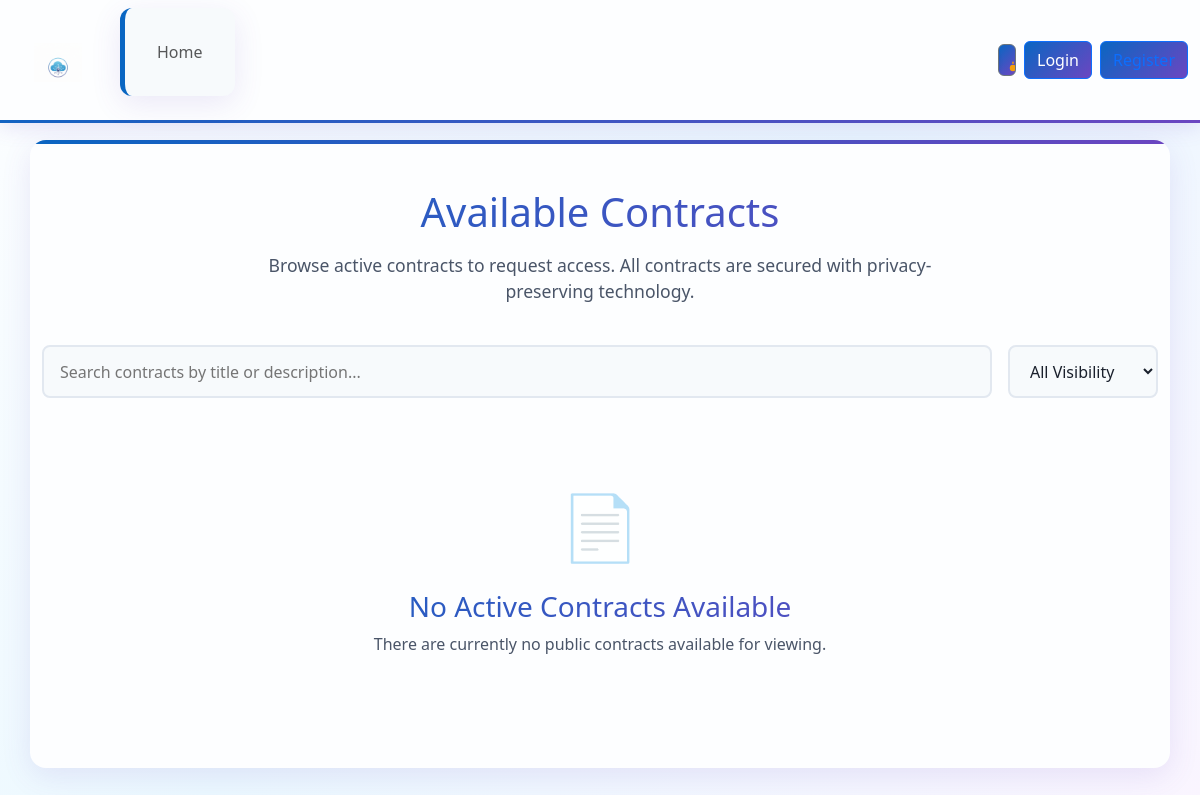
/contracts/public/, run on an earlier commit of the app's database.
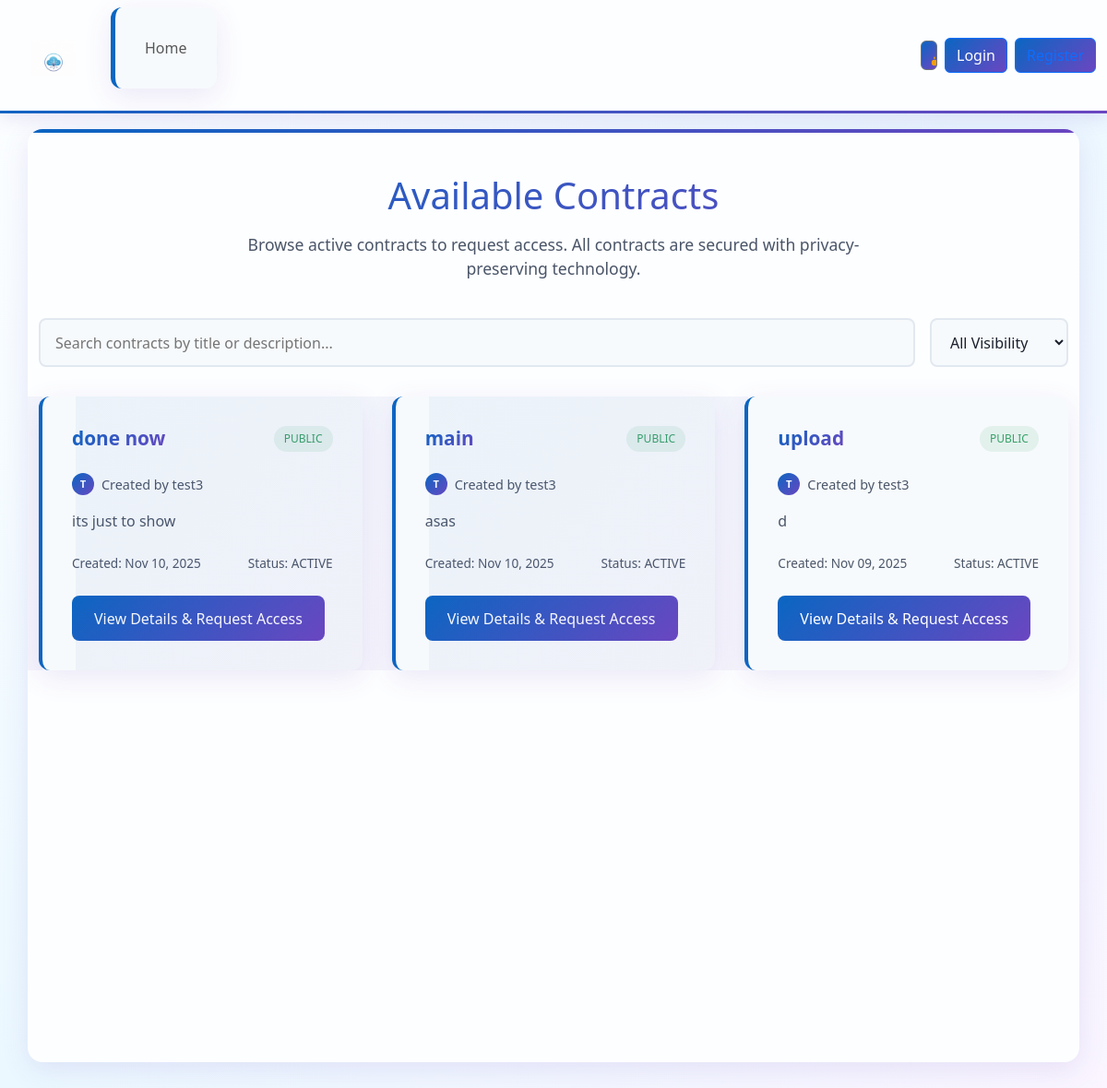
And on a later commit of the database.
### contracts/models.py (models this page shows, shortened)
class Contract(models.Model):
    STATUS_CHOICES = (
        ('DRAFT', 'Draft'),
        ('PENDING_CONFIRMATION', 'Pending Confirmation'),
        ('ACTIVE', 'Active'),
        ('ARCHIVED', 'Archived'),
    )
    VISIBILITY_CHOICES = (
        ('PUBLIC', 'Public'),
        ('PRIVATE', 'Private'),
    )
    id = models.AutoField(primary_key=True)
    owner = models.ForeignKey(settings.AUTH_USER_MODEL, on_delete=models.CASCADE, related_name='contracts')
    title = models.CharField(max_length=255)
    description = models.TextField(blank=True)
    policy = models.JSONField(default=dict, blank=True)
    owner_accepted = models.BooleanField(default=False)
    second_party = models.ForeignKey(settings.AUTH_USER_MODEL, on_delete=models.SET_NULL, null=True, blank=True, related_name='received_contracts')
    second_party_accepted = models.BooleanField(default=False)
    visibility = models.CharField(max_length=20, choices=VISIBILITY_CHOICES, default='PUBLIC')
    allowed_companies = models.ManyToManyField('users.UserProfile', blank=True, related_name='allowed_contracts', help_text="Companies allowed to view this private contract")
    status = models.CharField(max_length=20, choices=STATUS_CHOICES, default='DRAFT')
    created_at = models.DateTimeField(auto_now_add=True)
    updated_at = models.DateTimeField(auto_now=True)
    class Meta:
        ordering = ('-created_at',)

### contracts/views.py (the view)
# urls.py: path('public/', views.PublicContractsView.as_view(), name='public'),
class PublicContractsView(ListView):
    model = Contract
    template_name = 'contracts/public_contracts.html'
    context_object_name = 'contracts'
    paginate_by = 12
    def get_queryset(self):
        user = self.request.user
        qs = Contract.objects.filter(status='ACTIVE') # Only show active contracts
        if user.is_authenticated:
            try:
                profile = user.userprofile
                qs = qs.filter(
                    models.Q(visibility='PUBLIC') |
                    models.Q(visibility='PRIVATE', allowed_companies=profile)
                )
            except UserProfile.DoesNotExist:
                qs = qs.filter(visibility='PUBLIC')
        else:
            qs = qs.filter(visibility='PUBLIC')
        return qs

### templates/contracts/public_contracts.html (shortened to what this page needs)
{% extends 'base.html' %}
{% load static %}
{% block content %}
<div class="public-contracts-header">
    <h1>Available Contracts</h1>
    <p>Browse active contracts to request access. All contracts are secured with privacy-preserving technology.</p>
</div>
<div class="search-filter-container">
    <div class="search-box">
        <input type="text" id="contractSearch" placeholder="Search contracts by title or description...">
    </div>
    <div class="filter-dropdown">
        <select id="visibilityFilter">
            <option value="all">All Visibility</option>
        </select>
    </div>
</div>
{% if contracts %}
<div class="contracts-grid" id="contractsContainer">
    {% for contract in contracts %}
    <div class="contract-card" data-visibility="{{ contract.visibility|lower }}" data-title="{{ contract.title|lower }}" data-description="{{ contract.description|lower }}">
        <div class="contract-header">
            <h3 class="contract-title">{{ contract.title }}</h3>
            <span class="contract-visibility {% if contract.visibility == 'PUBLIC' %}visibility-public{% else %}visibility-private{% endif %}">
                {{ contract.visibility }}
            </span>
        </div>
        <div class="contract-owner">
            <div class="owner-avatar">
                {{ contract.owner.username|first|upper }}
            </div>
            <span>Created by {{ contract.owner.username }}</span>
        </div>
        <p class="contract-description">{{ contract.description|truncatechars:150 }}</p>
        <div class="contract-meta">
            <span>Created: {{ contract.created_at|date:"M d, Y" }}</span>
            <span>Status: {{ contract.status }}</span>
        </div>
        <div class="contract-actions" style="position: relative; z-index: 100;">
            <a href="{% url 'contracts:detail' contract.pk %}" class="view-details-btn" style="position: relative; z-index: 1000; pointer-events: auto;">
                View Details & Request Access
            </a>
        </div>
    </div>
    {% endfor %}
</div>
{% else %}
<div class="no-contracts">
    <div class="no-contracts-icon">📄</div>
    <h3>No Active Contracts Available</h3>
    <p>There are currently no public contracts available for viewing.</p>
</div>
{% endif %}
{% endblock %}

### templates/base.html (shortened to what this page needs)
{% load static %}
<!DOCTYPE html>
<html lang="en">
<head>
  <link href="https://cdn.jsdelivr.net/npm/bootstrap@5.3.2/dist/css/bootstrap.min.css" rel="stylesheet">
</head>
<body>
  <nav class="navbar navbar-expand-lg navbar-light" style="background: var(--background-body); box-shadow: var(--header-shadow); border-bottom: 3px solid transparent; border-image: var(--header-gradient); border-image-slice: 1; position: fixed; top: 0; left: 0; right: 0; width: 100%; z-index: 1000; backdrop-filter: blur(10px);">
    <div class="container-fluid">
      <a class="navbar-brand logo" href="{% url 'home' %}" aria-label="CloudContract Home">
        <img src="{% static 'logo.png' %}" alt="CloudContract" height="48" style="transition: transform 0.3s ease;">
      </a>
      <div class="collapse navbar-collapse" id="navbarNav">
        <ul class="navbar-nav me-auto">
          <li class="nav-item">
            <a class="nav-link {% if request.resolver_match.url_name == 'home' %}active{% endif %}" href="{% url 'home' %}">Home</a>
          </li>
        </ul>
        <div class="d-flex align-items-center gap-2">
          <button class="btn btn-outline-secondary theme-toggle" id="themeToggle" aria-label="Toggle theme" style="min-width: auto; padding: 0.5rem; width: auto;">
          </button>
          {% if user.is_authenticated %}
            <span class="d-none d-md-inline text-muted me-2" style="color: var(--text-secondary); font-size: 0.9rem;">{{ user.username }}</span>
            <form method="post" action="{% url 'logout' %}" style="display: inline;">
              {% csrf_token %}
              <button type="submit" class="btn btn-danger logout-btn" onclick="showLoading(this)" style="min-width: auto;">
                <span class="btn-text">Logout</span>
              </button>
            </form>
          {% else %}
            <a href="{% url 'login' %}" class="btn btn-primary" style="min-width: auto;">Login</a>
            <a href="{% url 'register' %}" class="btn btn-outline-primary" style="min-width: auto;">Register</a>
          {% endif %}
        </div>
      </div>
    </div>
  </nav>
  <main class="container" role="main">
    {% block content %}{% endblock %}
  </main>
</body>
</html>

### templates/base.html (style rules this page uses)
:root { --primary-blue: #0A66C2; --deep-blue: #004080; --light-blue: #EBF8FF; --accent-purple: #6B46C1; --deep-purple: #553C9A; --light-purple: #FAF5FF; --text-primary: #1A202C; --text-secondary: #4A5568; --border-color: #E2E8F0; --background-light: #F7FAFC; --background-body: #FDFEFF; --success-color: #38A169; --error-color: #E53E3E; --warning-color: #DD6B20; --header-gradient: linear-gradient(135deg, var(--primary-blue) 0%, var(--accent-purple) 100%); --card-shadow: 0 8px 30px rgba(107, 70, 193, 0.12); --header-shadow: 0 4px 20px rgba(107, 70, 193, 0.15); }
* { box-sizing: border-box; margin: 0; padding: 0; }
body { font-family: 'Inter', -apple-system, BlinkMacSystemFont, "Segoe UI", Roboto, "Helvetica Neue", Arial, sans-serif; color: var(--text-primary); background: linear-gradient(135deg, var(--background-body) 0%, var(--light-blue) 50%, var(--light-purple) 100%); background-attachment: fixed; min-height: 100vh; line-height: 1.6; transition: all 0.3s ease; padding-top: 100px; }
.logo { height: 3rem; transition: transform 0.3s ease; }
.logo img { height: inherit; width: auto; display: block; }
.theme-toggle { background: var(--background-light); border: 2px solid var(--border-color); border-radius: 50px; padding: 0.5rem; cursor: pointer; display: flex; align-items: center; justify-content: space-between; width: 60px; height: 32px; position: relative; transition: all 0.3s ease; }
.theme-toggle::before { content: ''; position: absolute; top: 2px; left: 2px; width: 24px; height: 24px; background: var(--header-gradient); border-radius: 50%; transition: transform 0.3s ease; box-shadow: 0 2px 4px rgba(0, 0, 0, 0.1); }
.theme-icon { width: 16px; height: 16px; z-index: 1; position: absolute; transition: opacity 0.3s ease; pointer-events: none; }
.sun-icon { left: 6px; color: #F59E0B; opacity: 1; }
button, .btn { background: var(--header-gradient); border: none; padding: 0.85rem 1.7rem; color: white; border-radius: 8px; cursor: pointer; font-size: 1.05rem; font-weight: 600; transition: all 0.3s ease; display: inline-block; text-decoration: none; position: relative; overflow: hidden; }
button::before, .btn::before { content: ''; position: absolute; top: 0; left: -100%; width: 100%; height: 100%; background: linear-gradient(90deg, transparent, rgba(255,255,255,0.2), transparent); transition: left 0.5s; }
.container { max-width: 1200px; margin: 0 auto; padding: 3rem; background: var(--background-body); border-radius: 16px; box-shadow: var(--card-shadow); margin-bottom: 3rem; position: relative; overflow: hidden; transition: all 0.3s ease; }
.container::before { content: ''; position: absolute; top: 0; left: 0; right: 0; height: 4px; background: var(--header-gradient); }
h1, h2, h3, h4, h5, h6 { background: var(--header-gradient); -webkit-background-clip: text; -webkit-text-fill-color: transparent; background-clip: text; margin-bottom: 1.5rem; font-weight: 600; line-height: 1.3; }
h1 { font-size: 3rem; text-align: center; }
ul { list-style-type: none; padding: 0; }
li { background: var(--background-light); margin-bottom: 1rem; padding: 1.5rem; border-radius: 12px; border-left: 5px solid var(--primary-blue); box-shadow: var(--card-shadow); transition: all 0.3s ease; position: relative; overflow: hidden; }
li::before { content: ''; position: absolute; top: 0; left: -100%; width: 100%; height: 100%; background: var(--header-gradient); opacity: 0.05; transition: left 0.3s ease; }
nav { display: flex; align-items: center; gap: 0.5rem; margin-left: auto; }
nav a { text-decoration: none; color: var(--text-secondary); font-weight: 500; padding: 0.75rem 1.25rem; border-radius: 8px; transition: all 0.3s ease; position: relative; overflow: hidden; white-space: nowrap; border: 2px solid transparent; }
nav a::before { content: ''; position: absolute; top: 0; left: -100%; width: 100%; height: 100%; background: var(--header-gradient); opacity: 0.1; transition: left 0.4s ease; z-index: -1; }
@media (min-width: 769px) { nav { position: static; flex-direction: row; padding: 0; box-shadow: none; } }
.card, [class*="card"] { transition: all 0.3s ease; }
@media (min-width: 1024px) and (max-width: 1399px) { .container { max-width: 1200px; margin: 2.5rem auto; padding: 3rem; } }
@media (min-width: 1024px) and (max-width: 1399px) { [class*="grid"] { gap: 1.5rem; } }

What changed in the data, as far as the page shows it:
added Contract: title "done now", visibility "PUBLIC", owner.username|first "T", owner.username "test3", description "its just to show", created_at "Nov 10, 2025", status "ACTIVE"
added Contract: title "main", visibility "PUBLIC", owner.username|first "T", owner.username "test3", description "asas", created_at "Nov 10, 2025", status "ACTIVE"
added Contract: title "upload", visibility "PUBLIC", owner.username|first "T", owner.username "test3", description "d", created_at "Nov 09, 2025", status "ACTIVE"
Also different on the page:
text no longer shown: "📄 No Active Contracts Available There are currently no public contracts available for viewing."
